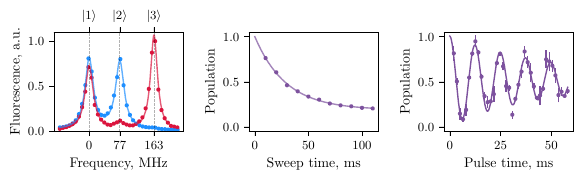

Recreate this plot in Python.
import numpy as np
import matplotlib.pyplot as plt
plt.style.use('thesis.mplstyle')
from colors import red, blue, purple
from scipy.optimize import curve_fit

data = np.load("../data/spin-flip/data.npz")
x1, y1, x2, y2, xd, yd, xr, yrm, yrs = data['x1'], data['y1'], data['x2'], data['y2'], data['xd'], data['yd'], data['xr'], data['yrm'], data['yrs']

# Lorentzian centers
C1, C2, C3 = 823.59, 900.59, 986.61

def lorentzian(x, x0, gamma, amp):
    return amp * gamma**2 / ((x - x0) ** 2 + gamma**2)

def triple_lorentzian(x, g1, g2, g3, A1, A2, A3):
    return (lorentzian(x, C1, g1, A1) +
            lorentzian(x, C2, g2, A2) +
            lorentzian(x, C3, g3, A3))

def exp(t, A, B, G):
    return A + B * np.exp(-G * t)

def damped_cos(t, A, B, G, Ω):
    return A + B * np.exp(-G * t) * np.cos(Ω * t)


g1 = (13.3, 13.3, 20, 0.79, 0.77, 0.024)
g2 = (13.3, 13.3, 13.3, 0.759, 0.1, 1.03)
gd = (0.28, 1.23, 0.034)
gr = (0.5, 0.75, 0.04, 0.5)

p1, _ = curve_fit(triple_lorentzian, x1, y1, p0=g1)
p2, _ = curve_fit(triple_lorentzian, x2, y2, p0=g2)
pd, _ = curve_fit(exp, xd, yd, p0=gd)
pr, _ = curve_fit(damped_cos, xr, yrm, p0=gr)


fig, axs = plt.subplots(1, 3, figsize=(6, 1.9))

s = 4
axs[0].scatter(x1, y1, color=blue, s=s)
axs[0].scatter(x2, y2, color=red, s=s)
axs[1].scatter(xd, yd, color=purple, s=s)
axs[2].errorbar(xr, yrm, yrs, color=purple, fmt=',', linewidth=1)
axs[2].scatter(xr, yrm, color=purple, s=s)
# axs[2].plot(xr, yrm, color=purple, linewidth=1)


xx1 = np.linspace(x1.min(), x1.max(), 400)
axs[0].plot(xx1, triple_lorentzian(xx1, *p1), color=blue, lw=1, alpha=0.7)
xx2 = np.linspace(x2.min(), x2.max(), 400)
axs[0].plot(xx2, triple_lorentzian(xx2, *p2), color=red, lw=1, alpha=0.7)
xxd = np.linspace(0, xd.max(), 400)
axs[1].plot(xxd, exp(xxd, *pd), color=purple, lw=1, alpha=0.7)
xxr = np.linspace(0, xr.max(), 400)
axs[2].plot(xxr, damped_cos(xxr, *pr), color=purple, lw=1)

for ax in (axs[0],):
	ax.set_xticks([C1, C2, C3])
	# ax.set_xticklabels([r"$|1\rangle$", r"$|2\rangle$", r"$|3\rangle$"]))
	ax.set_xticklabels([f"{round(C1-C1)}", f"{round(C2-C1)}", f"{round(C3-C1)}"])
	for C in (C1, C2, C3):
		ax.axvline(x=C, linestyle='--', color='k', alpha=0.3, linewidth=0.5)
	ax.set_ylim(0, 1.1)
	ax.set_xlabel('Frequency, MHz')
	ax.set_ylabel(r'Fluorescence, a.u.')

axs[1].set_ylim(-0.05, 1.05)
axs[2].set_ylim(-0.05, 1.05)

axs[1].set_xticks([0, 50, 100])
axs[1].set_xlabel('Sweep time, ms')
axs[1].set_ylabel('Population')

axs[2].set_xlabel('Pulse time, ms')
axs[2].set_ylabel(r'Population')

axt = axs[0].twiny()
axt.cla()
axt.set_xticks([C1, C2, C3])
axt.set_xlim(axs[0].get_xlim())
axt.set_xticklabels([r"$|1\rangle$", r"$|2\rangle$", r"$|3\rangle$"])

plt.tight_layout()
# plt.savefig("spin-flip.pdf", bbox_inches='tight')

for i in range(3):
    for j, ax in enumerate(axs):
        ax.set_visible(i == j)
        axt.set_visible(i == 0)
    plt.savefig(f"spin-flip-{i+1}.pdf", bbox_inches='tight')

plt.close()
